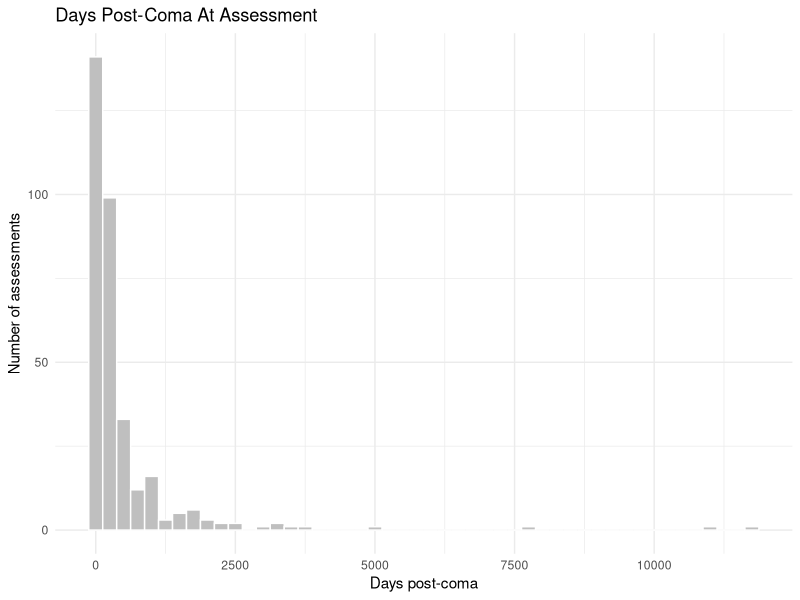
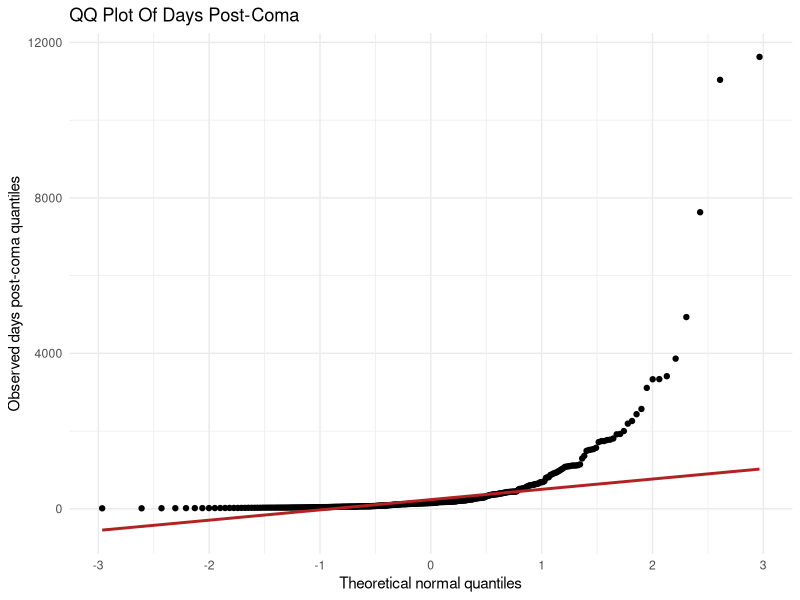
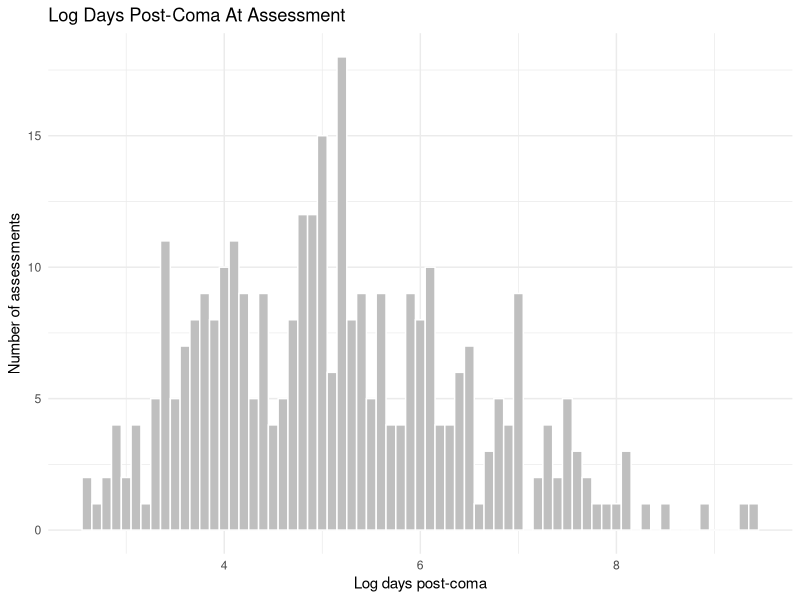
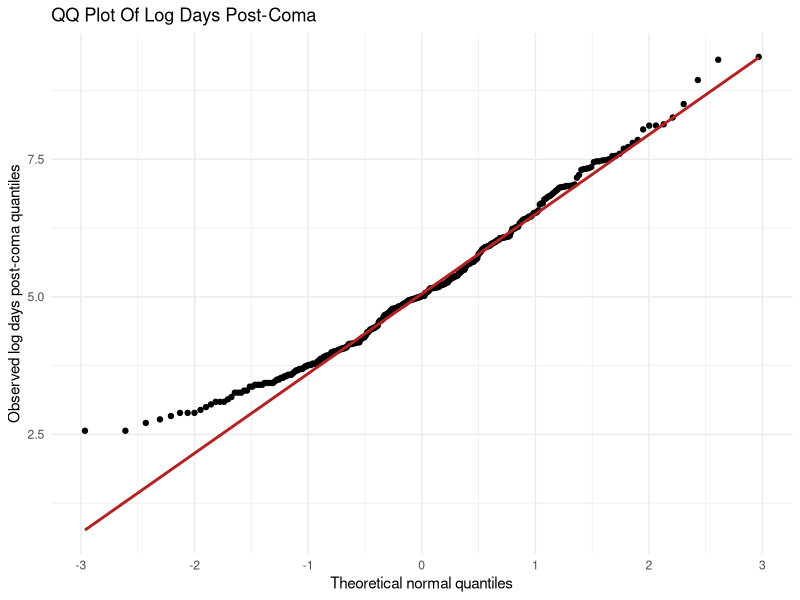

Recreate these plots in R, in order.
## ---- chunk 1
#| include: false
library(dplyr)
library(ggplot2)
## ---- chunk 2
recovery <- readr::read_csv("data/real/post_coma_recovery.csv")
## ---- chunk 3
recovery_days <- recovery |>
  filter(
    !is.na(days_post_coma),
    days_post_coma > 0
  )

recovery_days |>
  select(patient_id, sex, age_at_injury_years, coma_duration_days, days_post_coma) |>
  head()
## ---- chunk 4
recovery_days |>
  summarize(
    p10 = quantile(days_post_coma, 0.10),
    p25 = quantile(days_post_coma, 0.25),
    p50 = quantile(days_post_coma, 0.50),
    p75 = quantile(days_post_coma, 0.75),
    p90 = quantile(days_post_coma, 0.90)
  )
## ---- chunk 5
ggplot(recovery_days, aes(x = days_post_coma)) +
  geom_histogram(binwidth = 250, fill = "gray75", color = "white") +
  labs(
    title = "Days Post-Coma At Assessment",
    x = "Days post-coma",
    y = "Number of assessments"
  ) +
  theme_minimal()
## ---- chunk 6
ggplot(recovery_days, aes(sample = days_post_coma)) +
  stat_qq() +
  stat_qq_line(color = "firebrick", linewidth = 1) +
  labs(
    title = "QQ Plot Of Days Post-Coma",
    x = "Theoretical normal quantiles",
    y = "Observed days post-coma quantiles"
  ) +
  theme_minimal()
## ---- chunk 7
recovery_log <- recovery_days |>
  mutate(
    log_days_post_coma = log(days_post_coma)
  )

recovery_log |>
  select(days_post_coma, log_days_post_coma) |>
  head()
## ---- chunk 8
ggplot(recovery_log, aes(x = log_days_post_coma)) +
  geom_histogram(binwidth = 0.1, fill = "gray75", color = "white") +
  labs(
    title = "Log Days Post-Coma At Assessment",
    x = "Log days post-coma",
    y = "Number of assessments"
  ) +
  theme_minimal()
## ---- chunk 9
ggplot(recovery_log, aes(sample = log_days_post_coma)) +
  stat_qq() +
  stat_qq_line(color = "firebrick", linewidth = 1) +
  labs(
    title = "QQ Plot Of Log Days Post-Coma",
    x = "Theoretical normal quantiles",
    y = "Observed log days post-coma quantiles"
  ) +
  theme_minimal()
